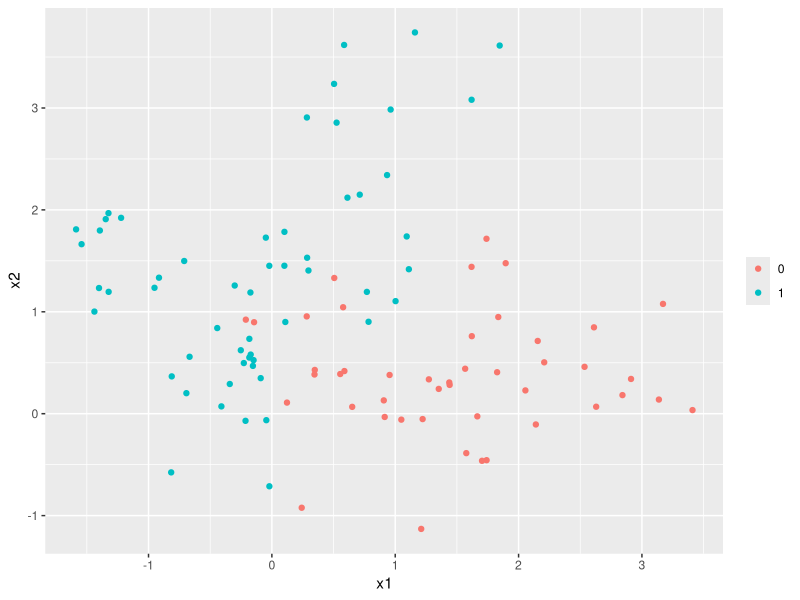

Recreate this plot in R.
# Chapter 2 Normal Mixture Models Simulation
# Alexander Durbin
# Worry about optimization later

rm(list = ls())

library(tidyverse)
library(MASS)

set.seed(12345)

# generate centroids
mu <- c(1, 0)
sigma <- diag(1, nrow = 2)
center <- mvrnorm(n = 5, mu = mu, Sigma = sigma)
centroids <- tibble(x1 = center[, 1], x2 = center[, 2], class = rep(0, 5))


mu <- c(0, 1)
center <- mvrnorm(n = 5, mu = mu, Sigma = sigma)
tmp <- tibble(x1 = center[, 1], x2 = center[, 2], class = rep(1, 5))

centroids <- bind_rows(centroids, tmp)

# generate data

my_data <- tibble(x1 = rep(0, 100), x2 = rep(0, 100), class = rep(NA, 100),
                  subclass = rep(NA, 100))

# make this a function with apply statement later
for (i in 1:nrow(my_data)) {
  
  row_index <- sample(1:10, 1)
  
  new_point <- mvrnorm(n = 1,
                       mu = c(centroids$x1[row_index], centroids$x2[row_index]),
                       Sigma = sigma / 5) 
  
  my_data$x1[i] = new_point[1]
  my_data$x2[i] = new_point[2]
  my_data$class[i] = centroids$class[row_index]
  my_data$subclass[i] = row_index
  
}

# plot data by class
ggplot(data = my_data) +
  geom_point(mapping = aes(x = x1, y = x2, color = factor(class))) +
  theme(legend.title=element_blank())



# linear model using x1, x2 to predict 0,1 response
lmfit <- lm(class ~ x1 + x2, data = my_data)

# create model matrix
tmp <- my_data %>% 
  dplyr::select(x1, x2) %>% 
  mutate(intercept = rep(1, nrow(my_data))) %>% 
  dplyr::select(intercept, x1, x2)

# predicted values
my_data$yhat <- as.matrix(tmp) %*% coefficients(lmfit)

# encoding of classes
my_data <- my_data %>% 
  mutate(pred_class = ifelse(yhat > 0.5, 1, 0))


# Get terms for confusion matrix as in HW0

a <- my_data %>% 
  filter(class == 0, pred_class == 0)
a <- nrow(a)

b <- my_data %>% 
  filter(class == 0, pred_class == 1)
b <- nrow(b)

c <- my_data %>% 
  filter(class == 1, pred_class == 0)
c <- nrow(c)

d <- my_data %>% 
  filter(class == 1, pred_class == 1)
d <- nrow(d)

f_pos <- b / (a + b)
f_neg <- c / (c + d)
